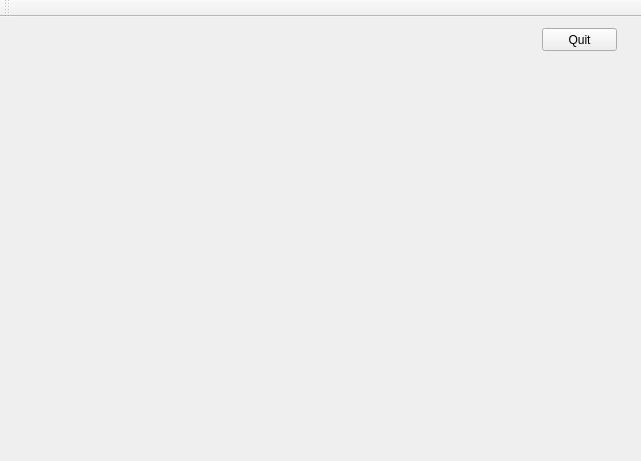
<?xml version="1.0" encoding="UTF-8"?>
<ui version="4.0">
 <class>MainWindow</class>
 <widget class="QMainWindow" name="MainWindow">
  <property name="geometry">
   <rect>
    <x>0</x>
    <y>0</y>
    <width>641</width>
    <height>461</height>
   </rect>
  </property>
  <property name="windowTitle">
   <string>MainWindow</string>
  </property>
  <widget class="_GLWidget" name="centralWidget">
   <widget class="QPushButton" name="Quit">
    <property name="geometry">
     <rect>
      <x>542</x>
      <y>11</y>
      <width>75</width>
      <height>23</height>
     </rect>
    </property>
    <property name="text">
     <string>Quit</string>
    </property>
   </widget>
  </widget>
  <widget class="QToolBar" name="mainToolBar">
   <attribute name="toolBarArea">
    <enum>TopToolBarArea</enum>
   </attribute>
   <attribute name="toolBarBreak">
    <bool>false</bool>
   </attribute>
  </widget>
 </widget>
 <layoutdefault spacing="6" margin="11"/>
 <customwidgets>
  <customwidget>
   <class>_GLWidget</class>
   <extends>QWidget</extends>
   <header location="global">_glwidget.h</header>
  </customwidget>
 </customwidgets>
 <resources/>
 <connections>
  <connection>
   <sender>Quit</sender>
   <signal>released()</signal>
   <receiver>MainWindow</receiver>
   <slot>close()</slot>
   <hints>
    <hint type="sourcelabel">
     <x>48</x>
     <y>364</y>
    </hint>
    <hint type="destinationlabel">
     <x>45</x>
     <y>246</y>
    </hint>
   </hints>
  </connection>
 </connections>
</ui>
